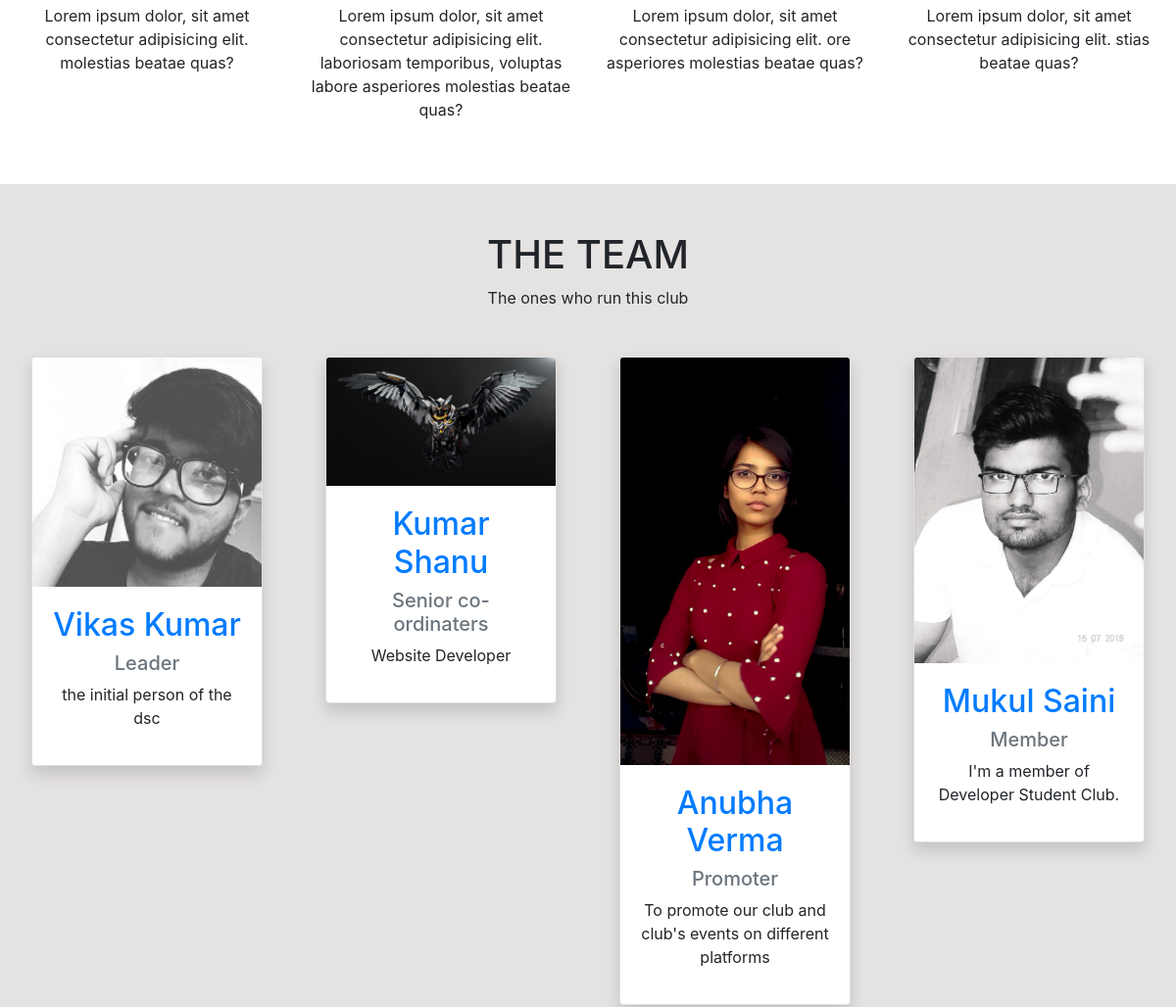
The app's page / (middle part), older data.
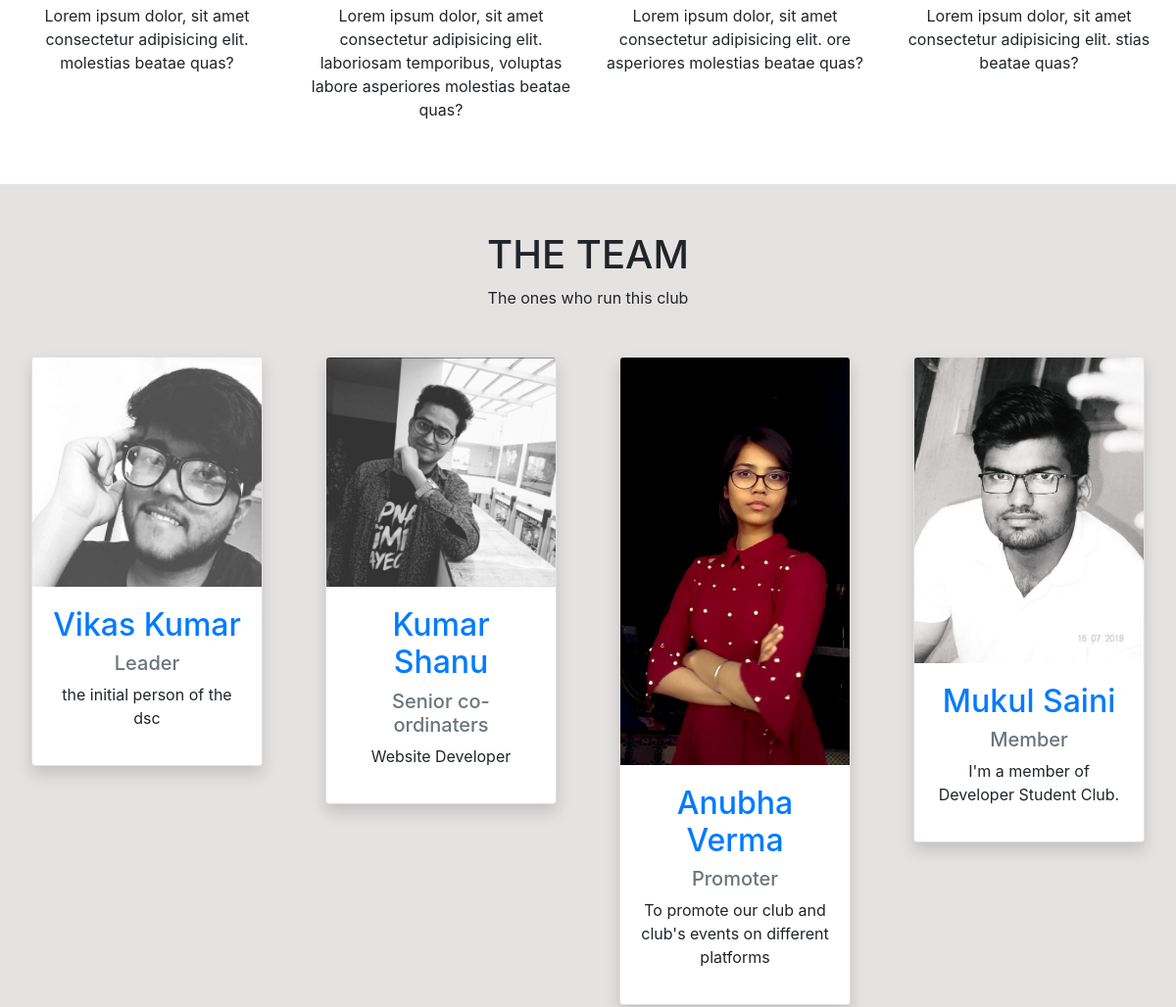
The same page, newer data.
### dscweb/models.py (models this page shows, shortened)
class Member(models.Model):
    pic         = models.ImageField()
    first_name  = models.CharField(max_length=50, null=False)
    last_name   = models.CharField(max_length=50, null=False)
    mobile      = models.CharField(max_length=12, null=False)
    email       = models.EmailField()
    title       = models.CharField(max_length=20, null=False)
    description = models.CharField(max_length=100)
    facebook    = models.URLField(null=True, blank=True)
    linkedin    = models.URLField(null=True, blank=True)
    github      = models.URLField(null=True, blank=True)
    def get_absolute_url(self):
        return f"/member/{self.first_name}"

### dscweb/views.py (the view)
# urls.py: path('', views.home_view, name='home'),
def home_view(request):
    members = Member.objects.all()
    context = {"title": "DSC", "members": members}
    return render(request, 'home.html', context)

### templates/home.html (shortened to what this page needs)
{% extends 'base.html' %}
{%load static%}
{% block content %}
    <section>
        <div class="container-fluid py-5">
            <div class="row">
                <div class="col-sm-3 text-center">
                    <p>Lorem ipsum dolor, sit amet consectetur adipisicing elit. molestias beatae quas?</p>
                </div>
                <div class="col-sm-3 text-center">
                    <p >Lorem ipsum dolor, sit amet consectetur adipisicing elit. laboriosam temporibus, voluptas labore asperiores molestias beatae quas?</p>
                </div>
                <div class="col-sm-3 text-center">
                    <p>Lorem ipsum dolor, sit amet consectetur adipisicing elit. ore asperiores molestias beatae quas?</p>
                </div>
                <div class="col-sm-3 text-center">
                    <p>Lorem ipsum dolor, sit amet consectetur adipisicing elit. stias beatae quas?</p>
                </div>
            </div>
        </div>
    </section>
    <section>
        <div class="container-fluid py-5 " style="background-color: rgb(229, 226, 226);">
            <h1 class="text-center">THE TEAM</h1>
            <p class="text-center">The ones who run this club</p>
            <div class="row">
                {% for member in members %}
                <div class="col-sm-3 p-4">
                    <div class="card shadow m-2">
                        <a href=" {{ member.get_absolute_url }} " >
                        <img src="{{ member.pic.url }}" alt="Pic" class="card-img-top img-fluid">
                        <div class="card-body text-center">
                            <h2>{{ member.first_name }} {{ member.last_name }}</h2>
                            </a>
                            <p class="text-secondary h5">{{ member.title }}</p>
                            <p>{{ member.description }}</p>
                        </div>
                    </div>
                </div>
                {% endfor %}
{% endblock %}

Row changes from the older to the newer data that the page shows:
changed Member "Shanu": pic: a different picture
